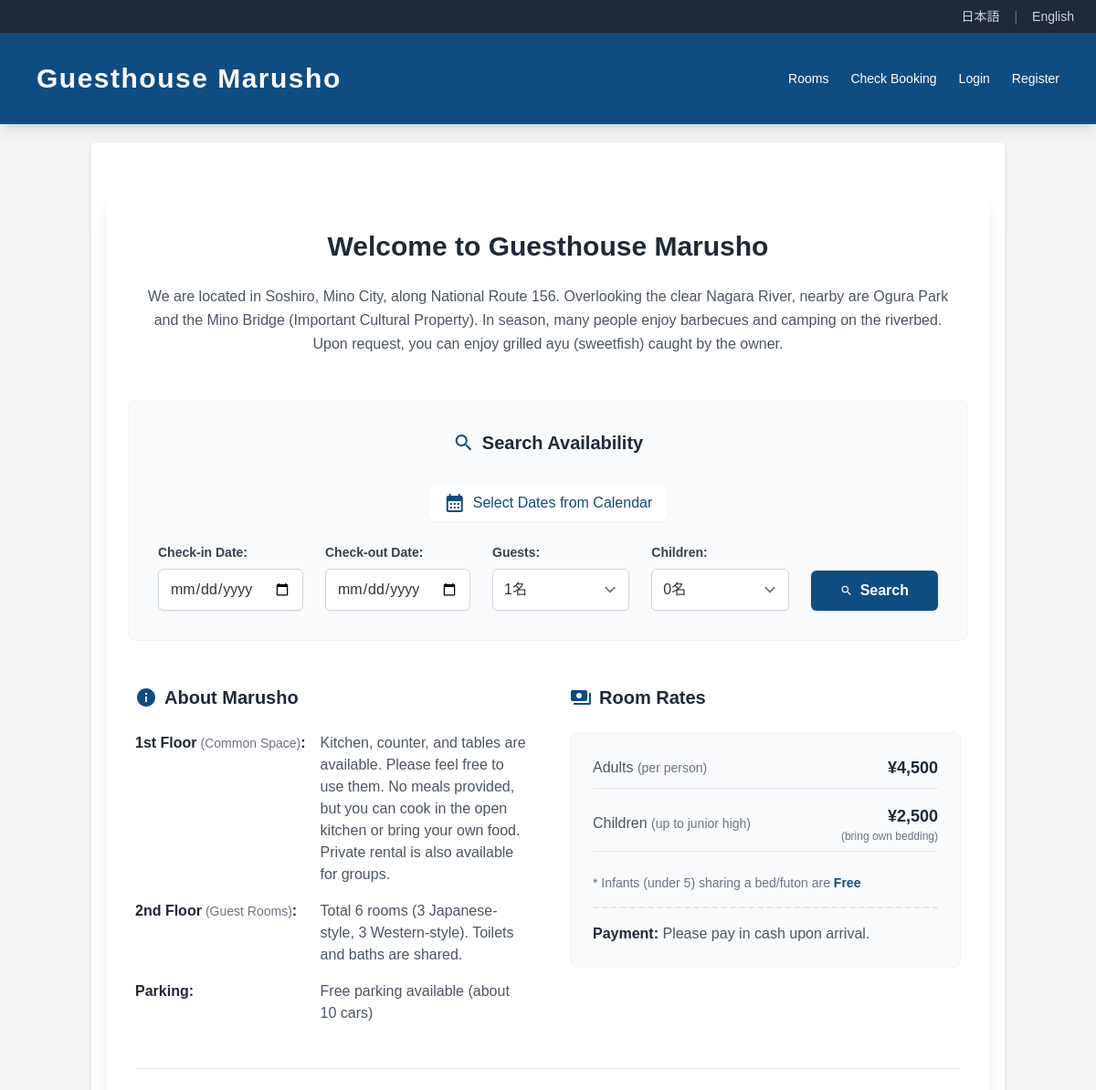
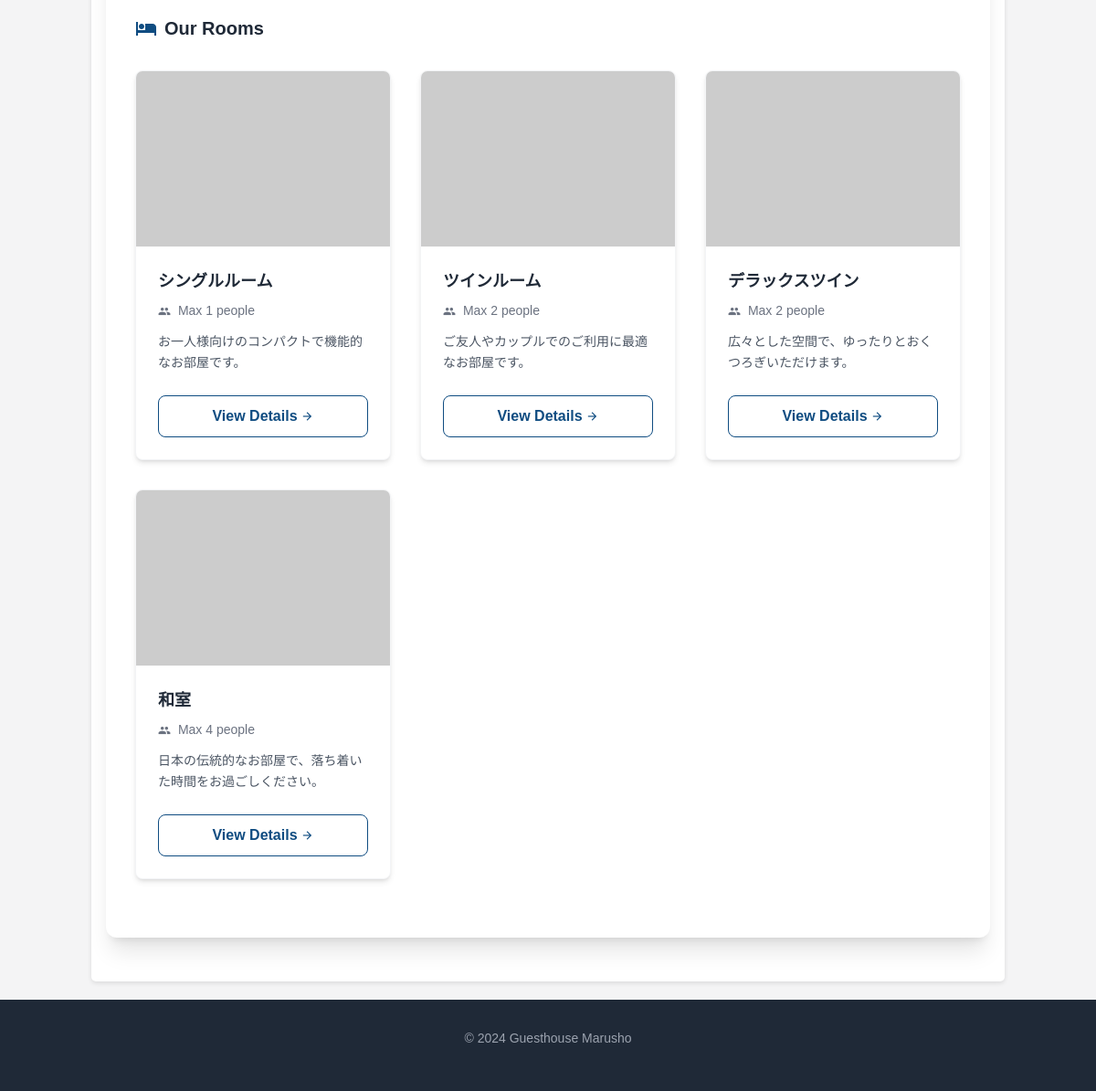
The page / on the database its author committed (2 pictures, top to bottom).
### tables this page shows
CREATE TABLE `room_types` (
  `id` int(11) NOT NULL AUTO_INCREMENT,
  `name` varchar(255) NOT NULL COMMENT '部屋タイプ名',
  `name_en` varchar(255) DEFAULT NULL COMMENT '部屋タイプ名 (English)',
  `description` text DEFAULT NULL COMMENT '説明',
  `description_en` text DEFAULT NULL COMMENT '説明 (English)',
  `capacity` int(11) NOT NULL COMMENT '収容人数',
  `main_image` varchar(255) DEFAULT NULL COMMENT '部屋タイプ代表画像パス',
  `is_visible` tinyint(1) NOT NULL DEFAULT 1 COMMENT 'トップページ表示フラグ (1:表示, 0:非表示)',
  PRIMARY KEY (`id`)
);

### includes/language.php (called while the page is built, shortened)
<?php
$available_langs = ['ja', 'en'];
$default_lang = 'ja';
if (isset($_GET['lang']) && in_array($_GET['lang'], $available_langs)) {
    $current_lang = $_GET['lang'];
    $_SESSION['lang'] = $current_lang;
}
elseif (isset($_SESSION['lang']) && in_array($_SESSION['lang'], $available_langs)) {
    $current_lang = $_SESSION['lang'];
}
elseif (isset($_SERVER['HTTP_ACCEPT_LANGUAGE'])) {
    $browser_lang = substr($_SERVER['HTTP_ACCEPT_LANGUAGE'], 0, 2);
    if (in_array($browser_lang, $available_langs)) {
        $current_lang = $browser_lang;
    } else {
        $current_lang = $default_lang;
    }
}
else {
    $current_lang = $default_lang;
}
$lang_file_path = __DIR__ . '/../lang/' . $current_lang . '.json';
if (file_exists($lang_file_path)) {
    $lang_text = json_decode(file_get_contents($lang_file_path), true);
} else {
    $lang_text = json_decode(file_get_contents(__DIR__ . '/../lang/' . $default_lang . '.json'), true);
}
if (!function_exists('t')) {
    function t($key, ...$args) {
        global $lang_text;
        $string = isset($lang_text[$key]) ? $lang_text[$key] : $key;
        if (!empty($args)) {
            return vsprintf($string, $args);
        }
        return $string;
    }
}
?>

### includes/functions.php (called while the page is built, shortened)
<?php
function h($s) {
    return htmlspecialchars($s, ENT_QUOTES, 'UTF-8');
}

### index.php (the view, shortened to what this page needs)
<?php
require_once 'includes/header.php';
?>
<div class="max-w-5xl mx-auto bg-surface-light dark:bg-surface-dark rounded-xl shadow-xl overflow-hidden transition-colors duration-200">
    <div class="py-12 px-6 text-center">
        <h2 class="text-2xl md:text-3xl font-bold mb-6 text-gray-800 dark:text-white"><?php echo h(t('index_welcome_title')); ?></h2>
        <div class="space-y-4 text-gray-600 dark:text-gray-300 leading-relaxed max-w-4xl mx-auto text-left md:text-center">
            <p><?php echo h(t('index_description')); ?></p>
        </div>
    </div>
    <div class="bg-gray-50 dark:bg-gray-800/50 mx-6 mb-12 rounded-lg p-8 border border-gray-100 dark:border-gray-700">
        <h3 class="text-xl font-bold text-center mb-8 text-gray-800 dark:text-white flex items-center justify-center gap-2">
            <span class="material-icons text-primary dark:text-blue-400">search</span>
            <?php echo h(t('index_search_title')); ?>
        </h3>
        <div class="text-center mb-6">
            <button id="toggle-calendar-btn" class="text-primary dark:text-blue-400 hover:underline flex items-center justify-center gap-2 mx-auto bg-white dark:bg-gray-700 px-4 py-2 rounded shadow-sm">
                <span class="material-icons">calendar_month</span>
                <?php echo h(t('calendar_btn_toggle')); ?>
            </button>
        </div>
        <form class="flex flex-col md:flex-row gap-6 justify-center items-end" action="search_results.php" method="GET">
            <div class="w-full md:w-auto flex-1">
                <label class="block text-sm font-semibold text-gray-700 dark:text-gray-300 mb-2" for="check_in_date"><?php echo h(t('form_check_in')); ?>:</label>
                <div class="relative">
                    <input class="w-full rounded-md border-gray-300 shadow-sm focus:border-primary focus:ring focus:ring-primary focus:ring-opacity-50 dark:bg-gray-700 dark:border-gray-600 dark:text-white py-2.5 px-3" id="check_in_date" name="check_in_date" type="date" required />
                </div>
            </div>
            <div class="w-full md:w-auto flex-1">
                <label class="block text-sm font-semibold text-gray-700 dark:text-gray-300 mb-2" for="check_out_date"><?php echo h(t('form_check_out')); ?>:</label>
                <div class="relative">
                    <input class="w-full rounded-md border-gray-300 shadow-sm focus:border-primary focus:ring focus:ring-primary focus:ring-opacity-50 dark:bg-gray-700 dark:border-gray-600 dark:text-white py-2.5 px-3" id="check_out_date" name="check_out_date" type="date" required />
                </div>
            </div>
            <div class="w-full md:w-40">
                <label class="block text-sm font-semibold text-gray-700 dark:text-gray-300 mb-2" for="num_guests"><?php echo h(t('form_num_guests')); ?>:</label>
                <select class="w-full rounded-md border-gray-300 shadow-sm focus:border-primary focus:ring focus:ring-primary focus:ring-opacity-50 dark:bg-gray-700 dark:border-gray-600 dark:text-white py-2.5 px-3" id="num_guests" name="num_guests">
                    <option value="1">1名</option>
                </select>
            </div>
            <div class="w-full md:w-40">
                <label class="block text-sm font-semibold text-gray-700 dark:text-gray-300 mb-2" for="num_children"><?php echo h(t('form_children') ?? '人数(子供)'); ?>:</label>
                <select class="w-full rounded-md border-gray-300 shadow-sm focus:border-primary focus:ring focus:ring-primary focus:ring-opacity-50 dark:bg-gray-700 dark:border-gray-600 dark:text-white py-2.5 px-3" id="num_children" name="num_children">
                    <option value="0">0名</option>
                </select>
            </div>
            <div class="w-full md:w-auto">
                <button class="w-full bg-primary hover:bg-primary-dark text-white font-bold py-2.5 px-8 rounded-md shadow transition-colors duration-200 flex items-center justify-center gap-2" type="submit">
                    <span class="material-icons text-sm">search</span>
                    <?php echo h(t('btn_search')); ?>
                </button>
            </div>
        </form>
    </div>
    <div class="px-8 pb-12">
        <div class="grid grid-cols-1 md:grid-cols-2 gap-12">
            <div>
                <h3 class="text-xl font-bold mb-6 text-gray-800 dark:text-white flex items-center gap-2">
                    <span class="material-icons text-primary dark:text-blue-400">info</span>
                    <?php echo h(t('index_about_title')); ?>
                </h3>
                <div class="grid grid-cols-1 sm:grid-cols-[max-content_1fr] gap-4 text-gray-600 dark:text-gray-300">
                    <div class="font-bold text-gray-800 dark:text-gray-200 whitespace-nowrap">
                        <?php echo h(t('facility_1f')); ?><span class="text-sm font-normal block sm:inline sm:ml-1 text-gray-500 dark:text-gray-400"><?php echo h(t('facility_1f_sub')); ?></span>:
                    </div>
                    <div>
                        <?php echo h(t('facility_1f_desc')); ?>
                    </div>
                    <div class="font-bold text-gray-800 dark:text-gray-200 whitespace-nowrap">
                        <?php echo h(t('facility_2f')); ?><span class="text-sm font-normal block sm:inline sm:ml-1 text-gray-500 dark:text-gray-400"><?php echo h(t('facility_2f_sub')); ?></span>:
                    </div>
                    <div>
                        <?php echo h(t('facility_2f_desc')); ?>
                    </div>
                    <div class="font-bold text-gray-800 dark:text-gray-200 whitespace-nowrap">
                        <?php echo h(t('facility_parking')); ?>:
                    </div>
                    <div>
                        <?php echo h(t('facility_parking_desc')); ?>
                    </div>
                </div>
            </div>
            <div>
                <h3 class="text-xl font-bold mb-6 text-gray-800 dark:text-white flex items-center gap-2">
                    <span class="material-icons text-primary dark:text-blue-400">payments</span>
                    <?php echo h(t('index_pricing_title')); ?>
                </h3>
                <div class="bg-gray-50 dark:bg-gray-800/50 rounded-lg p-6 border border-gray-100 dark:border-gray-700">
                    <ul class="space-y-4 text-gray-600 dark:text-gray-300">
                        <li class="flex justify-between items-center border-b border-gray-200 dark:border-gray-700 pb-2">
                            <span><?php echo h(t('pricing_adult')); ?> <span class="text-sm text-gray-500 dark:text-gray-400"><?php echo h(t('pricing_adult_sub')); ?></span></span>
                            <span class="font-bold text-lg text-gray-800 dark:text-white">¥<?php echo number_format(PRICE_PER_ADULT); ?></span>
                        </li>
                        <li class="flex justify-between items-center border-b border-gray-200 dark:border-gray-700 pb-2">
                            <span><?php echo h(t('pricing_child')); ?> <span class="text-sm text-gray-500 dark:text-gray-400"><?php echo h(t('pricing_child_sub')); ?></span></span>
                            <div class="text-right">
                                <span class="font-bold text-lg text-gray-800 dark:text-white">¥<?php echo number_format(PRICE_PER_CHILD); ?></span>
                                <span class="text-xs block text-gray-500 dark:text-gray-400"><?php echo h(t('pricing_bedding_note')); ?></span>
                            </div>
                        </li>
                        <li class="text-sm pt-2 text-gray-500 dark:text-gray-400">
                            <?php echo h(t('pricing_infant_note')); ?><span class="font-bold text-primary dark:text-blue-400"><?php echo h(t('pricing_infant_free')); ?></span>
                        </li>
                        <li class="mt-4 pt-4 border-t-2 border-dashed border-gray-200 dark:border-gray-700">
                            <span class="font-bold text-gray-800 dark:text-white"><?php echo h(t('pricing_payment_label')); ?></span> <?php echo h(t('pricing_payment_text')); ?>
                        </li>
                    </ul>
                </div>
            </div>
        </div>
    </div>
    <div class="px-8 pb-16">
        <div class="border-t border-gray-200 dark:border-gray-700 pt-10">
            <h3 class="text-xl font-bold mb-8 text-gray-800 dark:text-white flex items-center gap-2">
                <span class="material-icons text-primary dark:text-blue-400">hotel</span>
                <?php echo h(t('index_rooms_intro_title')); ?>
            </h3>
            <div class="grid grid-cols-1 md:grid-cols-3 gap-8">
                <?php
                try {
                    $stmt = $dbh->query("SELECT * FROM room_types WHERE is_visible = 1 ORDER BY id ASC");
                    $display_room_types = $stmt->fetchAll(PDO::FETCH_ASSOC);
                } catch (PDOException $e) {
                    $display_room_types = [];
                }
                if (empty($display_room_types)) {
                    echo '<p class="text-gray-600 dark:text-gray-300 col-span-3 text-center">' . h(t('index_rooms_empty')) . '</p>';
                } else {
                    foreach ($display_room_types as $type):
                        $type_name = (!empty($type['name_en']) && isset($_SESSION['lang']) && $_SESSION['lang'] === 'en') ? $type['name_en'] : $type['name'];
                        $type_desc = (!empty($type['description_en']) && isset($_SESSION['lang']) && $_SESSION['lang'] === 'en') ? $type['description_en'] : $type['description'];
                        $img_src = !empty($type['main_image']) ? 'assets/' . h($type['main_image']) : 'https://via.placeholder.com/600x400?text=No+Image';
                ?>
                <div class="bg-white dark:bg-gray-800 rounded-lg shadow-md hover:shadow-xl transition-shadow duration-300 overflow-hidden border border-gray-100 dark:border-gray-700 flex flex-col group">
                    <div class="relative overflow-hidden h-48">
                        <img alt="<?php echo h($type_name); ?>" class="w-full h-full object-cover transform group-hover:scale-105 transition-transform duration-500" src="<?php echo $img_src; ?>"/>
                    </div>
                    <div class="p-6 flex flex-col flex-grow">
                        <h4 class="text-lg font-bold text-gray-800 dark:text-white mb-2"><?php echo h($type_name); ?></h4>
                        <p class="text-sm text-gray-500 dark:text-gray-400 mb-3">
                            <span class="material-icons text-sm align-middle mr-1">group</span>
                            <?php echo h(t('room_max_capacity', $type['capacity'])); ?>
                        </p>
                        <p class="text-sm text-gray-600 dark:text-gray-300 mb-6 flex-grow leading-relaxed">
                            <?php echo nl2br(h($type_desc)); ?>
                        </p>
                        <a href="rooms.php?room_type_id=<?php echo h($type['id']); ?>" class="w-full py-2.5 px-4 rounded border border-primary text-primary hover:bg-primary hover:text-white dark:border-blue-400 dark:text-blue-400 dark:hover:bg-blue-400 dark:hover:text-gray-900 font-semibold transition-all duration-200 flex items-center justify-center gap-1 group-hover:gap-2">
                            <?php echo h(t('room_btn_detail')); ?>
                            <span class="material-icons text-sm">arrow_forward</span>
                        </a>
                    </div>
                </div>
                <?php endforeach; } ?>
            </div>
        </div>
    </div>
</div>
<?php
require_once 'includes/footer.php';
?>

### rows shown on the page
room_types: name "シングルルーム", capacity "Max 1 people", description "お一人様向けのコンパクトで機能的なお部屋です。"
room_types: name "ツインルーム", capacity "Max 2 people", description "ご友人やカップルでのご利用に最適なお部屋です。"
room_types: name "デラックスツイン", capacity "Max 2 people", description "広々とした空間で、ゆったりとおくつろぎいただけます。"
room_types: name "和室", capacity "Max 4 people", description "日本の伝統的なお部屋で、落ち着いた時間をお過ごしください。"

### other values the page prints
t('site_title') "Guesthouse Marusho"
t('nav_rooms') "Rooms"
t('nav_check_booking') "Check Booking"
t('nav_login') "Login"
t('nav_register') "Register"
t('index_welcome_title') "Welcome to Guesthouse Marusho"
t('index_search_title') "Search Availability"
t('calendar_btn_toggle') "Select Dates from Calendar"
t('form_check_in') "Check-in Date"
t('form_check_out') "Check-out Date"
t('form_num_guests') "Guests"
t('form_children') "Children"
t('btn_search') "Search"
t('index_about_title') "About Marusho"
t('facility_1f') "1st Floor"
